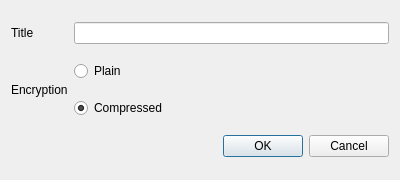
<?xml version="1.0" encoding="UTF-8"?>
<ui version="4.0">
 <class>NoteCreationDialog</class>
 <widget class="QDialog" name="NoteCreationDialog">
  <property name="geometry">
   <rect>
    <x>0</x>
    <y>0</y>
    <width>400</width>
    <height>180</height>
   </rect>
  </property>
  <property name="windowTitle">
   <string>Create New Note</string>
  </property>
  <layout class="QGridLayout" name="gridLayout">
   <item row="0" column="0">
    <widget class="QLabel" name="titleLabel">
     <property name="text">
      <string>Title</string>
     </property>
    </widget>
   </item>
   <item row="4" column="0" colspan="2">
    <widget class="QDialogButtonBox" name="buttonBox">
     <property name="orientation">
      <enum>Qt::Horizontal</enum>
     </property>
     <property name="standardButtons">
      <set>QDialogButtonBox::Cancel|QDialogButtonBox::Ok</set>
     </property>
    </widget>
   </item>
   <item row="0" column="1">
    <widget class="QLineEdit" name="titleLineEdit"/>
   </item>
   <item row="1" column="1">
    <widget class="QRadioButton" name="radio_plain">
     <property name="text">
      <string>Plain</string>
     </property>
    </widget>
   </item>
   <item row="2" column="1">
    <widget class="QRadioButton" name="radio_compressed">
     <property name="text">
      <string>Compressed</string>
     </property>
     <property name="checked">
      <bool>true</bool>
     </property>
    </widget>
   </item>
   <item row="1" column="0" rowspan="2">
    <widget class="QLabel" name="encryptionLabel">
     <property name="text">
      <string>Encryption</string>
     </property>
    </widget>
   </item>
  </layout>
 </widget>
 <resources/>
 <connections>
  <connection>
   <sender>buttonBox</sender>
   <signal>rejected()</signal>
   <receiver>NoteCreationDialog</receiver>
   <slot>reject()</slot>
   <hints>
    <hint type="sourcelabel">
     <x>316</x>
     <y>260</y>
    </hint>
    <hint type="destinationlabel">
     <x>286</x>
     <y>274</y>
    </hint>
   </hints>
  </connection>
  <connection>
   <sender>buttonBox</sender>
   <signal>accepted()</signal>
   <receiver>NoteCreationDialog</receiver>
   <slot>accept()</slot>
   <hints>
    <hint type="sourcelabel">
     <x>248</x>
     <y>254</y>
    </hint>
    <hint type="destinationlabel">
     <x>157</x>
     <y>274</y>
    </hint>
   </hints>
  </connection>
 </connections>
</ui>
